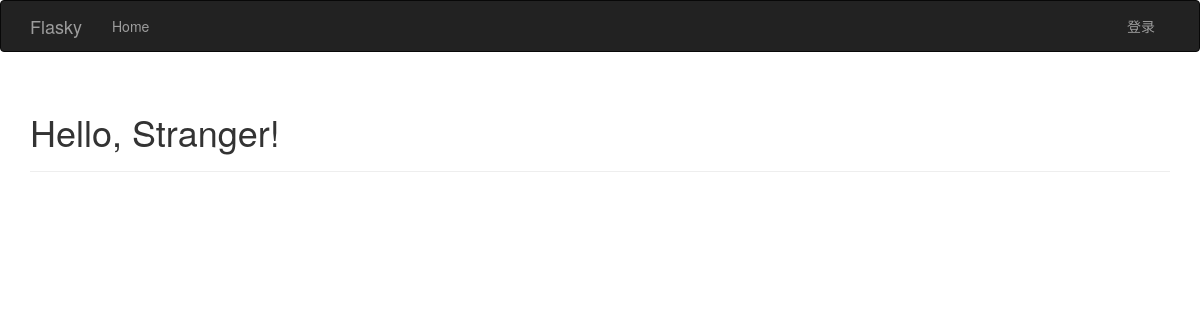
Before: / with the older database file.
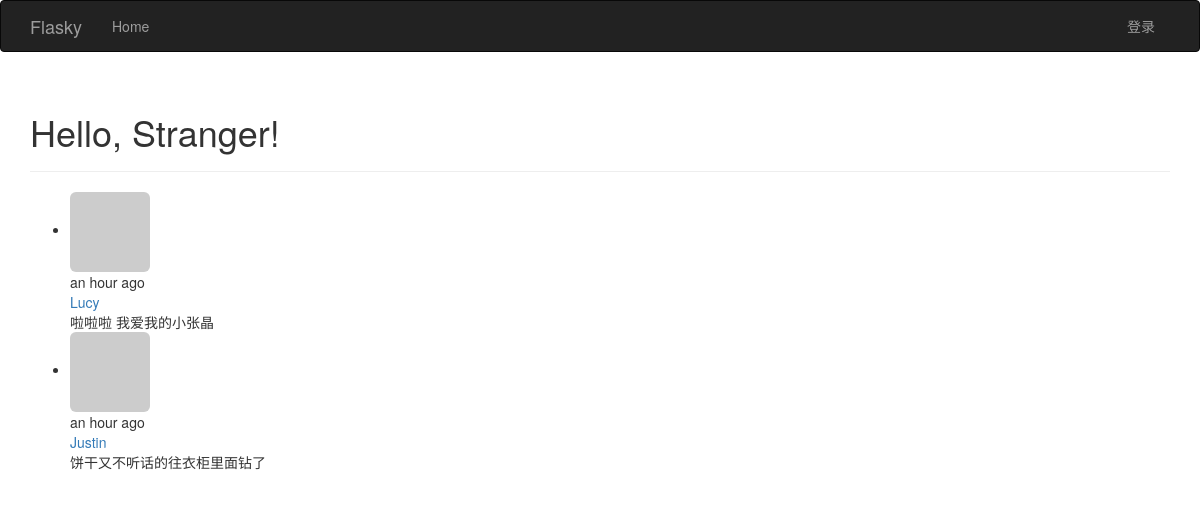
After: the same page with the newer database file.
### app/models.py (models this page shows, shortened)
class Post(db.Model):
    __tablename__ = 'posts'
    id = db.Column(db.Integer, primary_key=True)
    body = db.Column(db.Text)
    timestamp = db.Column(db.DateTime, index=True, default=datetime.utcnow)
    author_id = db.Column(db.Integer, db.ForeignKey('users.id'))

class User(UserMixin, db.Model):
    __tablename__ = 'users'
    id = db.Column(db.Integer, primary_key=True)
    username = db.Column(db.String(64), unique=True, index=True)
    role_id = db.Column(db.Integer, db.ForeignKey('roles.id'))
    password_hash = db.Column(db.String(128))
    email = db.Column(db.String(64), unique=True, index=True)
    name = db.Column(db.String(64))
    location = db.Column(db.String(64))
    about_me = db.Column(db.Text())
    member_since=db.Column(db.DateTime(), default=datetime.utcnow)
    last_seen = db.Column(db.DateTime(), default=datetime.utcnow)
    confirmed = db.Column(db.Boolean, default=True)
    avatar_hash = db.Column(db.String(32))
    posts = db.relationship('Post', backref='author', lazy='dynamic')
    def gravatar(self, size=100, default='identicon', rating='g'):
        if request.is_secure:
            url = 'https://secure.gravatar.com/avatar'
        else:
            url = 'http://www.gravatar.com/avatar'
        hash = hashlib.md5(self.email.encode('utf-8')).hexdigest()
        return '{url}/{hash}?s={size}&d={default}&r={rating}'.format(url=url, hash=hash, size=size, default=default, rating=rating)
    @property
    def password(self):
        raise AttributeError('password is not a reaable attribute')

### app/main/views.py (the view)
@main.route('/', methods=['GET', 'POST'])
def index():
    form = PostForm()
    if current_user.can(Permission.WRITE_ARTICLES) and form.validate_on_submit():
        post = Post(body=form.body.data, author=current_user._get_current_object())
        db.session.add(post)
        return redirect(url_for('.index'))
    posts = Post.query.order_by(Post.timestamp.desc()).all()
    return render_template('index.html', form=form, posts=posts)

### app/auth/views.py (called while the page is built)
@auth.before_app_request
def before_request():
    if current_user.is_authenticated:
        current_user.ping()
        if not current_user.confirmed and request.endpoint[:5]!='auth.':
            return redirect(url_for('auth.unconfirmed'))

### app/main/__init__.py (called while the page is built)
@main.app_context_processor
def inject_permissions():
    return dict(Permission=Permission)

### app/models.py (called while the page is built)
    def can(self, permissions):
        return False

### app/templates/index.html (shortened to what this page needs)
{% extends "base.html" %}
{% import "bootstrap/wtf.html" as wtf %}
{% block page_content %}
<div class="page-header">
    <h1>Hello, {% if current_user.is_authenticated %}{{ current_user.username }}{% else %}Stranger{% endif %}!</h1>
</div>
<ul class="posts">
    {% for post in posts %}
    <li class="post">
        <div class="post-thumbnail">
            <a href="{{ url_for('.user', username=post.author.username) }}">
                <img class="img-rounded profile-thumbnail" src="{{ post.author.gravatar(size=40) }}">
            </a>
        </div>
        <div class="post-content">
            <div class="post-date">{{ moment(post.timestamp).fromNow() }}</div>
            <div class="post-author"><a href="{{ url_for('.user', username=post.author.username) }}">{{ post.author.username }}</a></div>
            <div class="post-body">{{ post.body }}</div>
        </div>
    </li>
    {% endfor %}
</ul>
{% endblock %}

### app/templates/base.html (shortened to what this page needs)
{% extends "bootstrap/base.html" %}
{% block head %}
    {{ super() }}
{% endblock %}
{% block navbar %}
    <div class="navbar navbar-inverse" role="navigation">
        <div class="container">
            <div class="navbar-header">
                <a class="navbar-brand" href="{{ url_for('main.index') }}">Flasky</a>
            </div>
            <div class="navbar-collapse collapse">
                <ul class="nav navbar-nav">
                    <li><a href="{{ url_for('main.index') }}">Home</a></li>
                </ul>
                <ul class="nav navbar-nav navbar-right">
                    {% if current_user.is_authenticated %}
                        <li><a href="{{ url_for('main.user', username=current_user.username) }}">Profile</a></li>
                        <li><a href="{{ url_for('auth.logout') }}">退出</a></li>
                    {% else %}
                        <li><a href="{{ url_for('auth.login') }}">登录</a></li>
                    {% endif %}
                </ul>
            </div>
        </div>
    </div>
{% endblock %}
{% block content %}
    <div class="container">
        {% block page_content %}{% endblock %}
    </div>
{% endblock %}

Changed rows visible on the page:
added Post: timestamp "an hour ago", author.username "Lucy", body "啦啦啦 我爱我的小张晶"
added Post: timestamp "an hour ago", author.username "Justin", body "饼干又不听话的往衣柜里面钻了"
